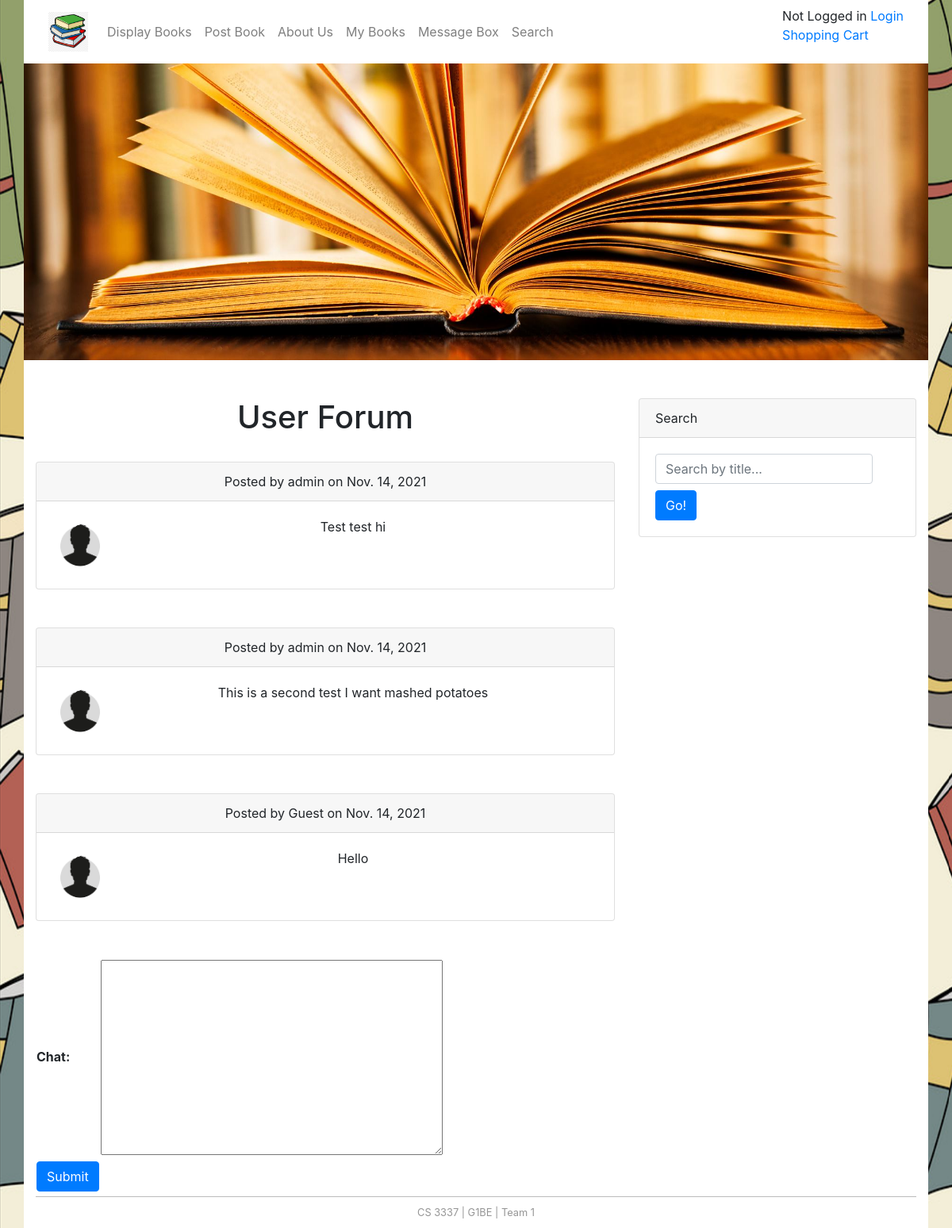
Page /messagebox on the committed database.
### bookMng/models.py (models this page shows, shortened)
class MainMenu(models.Model):
    item = models.CharField(max_length=200, unique=True)
    link = models.CharField(max_length=200, unique=True)

class MessageBox(models.Model):
    chat = models.TextField()
    username = models.ForeignKey(User, blank=True, null=True, on_delete=models.CASCADE)
    publishdate = models.DateField(auto_now=True)

### bookMng/views.py (the view)
# urls.py: path('messagebox', views.messagebox, name='messagebox'),
def messagebox(request):
    chats = MessageBox.objects.all()
    submitted = False
    if request.method == 'POST':
        form = MessageForm(request.POST, request.FILES)
        if form.is_valid():
            book = form.save(commit=False)
            try:
                book.username = request.user
            except Exception:
                pass
            book.save()
            return HttpResponseRedirect('/messagebox?submitted=True')
    else:
        form = MessageForm()
        if 'submitted' in request.GET:
            submitted = True
    return render(request,
                  'bookMng/messagebox.html',
                  {
                      'form': form,
                      'item_list': MainMenu.objects.all(),
                      'submitted': submitted,
                      'chats': chats,
                  })

### bookMng/forms.py
class MessageForm(ModelForm):
    class Meta:
        model = MessageBox
        fields = [
            'chat',
        ]

### bookEx/templates/bookMng/messagebox.html (shortened to what this page needs)
{% extends "base.html" %}
{% load static %}
{% block content %}
<h1 class="header" align="center"> User Forum </h1>
<br>
{% for c in chats %}
<div class="card text-center mb-5">
    <div class="card-header">
        {% if c.username == None %}
        Posted by Guest on {{c.publishdate}}
        {% else %}
        Posted by {{ c.username }} on {{c.publishdate}}
        {% endif %}
    </div>
    <div class="card-body">
        <img src="{% static 'head.jpg' %}" height="70" width="70" align="left">
        <p class="card-text">{{c.chat}}</p>
    </div>
</div>
{% endfor %}
{% if submitted %}
    <h1> Message Sent </h1>
{% else %}
  <form action="" enctype="multipart/form-data" method="post" novalidate>
      <table>
          {{ form.as_table }}
          <tr>
              <td >
                  <input class='btn btn-primary' type="submit" value="Submit">
              </td>
          </tr>
      </table>
  </form>
{% endif %}
{% endblock content %}

### bookEx/templates/base.html (shortened to what this page needs)
{% load static %}
<!DOCTYPE html>
<html lang="en">
<head>
    <link href="{% static 'main1.css' %}" rel="stylesheet" type="text/css">
    <link rel="stylesheet" href="https://stackpath.bootstrapcdn.com/bootstrap/4.3.1/css/bootstrap.min.css">
</head>
<body>
<div class="container">
        <nav class="navbar sticky-top navbar-expand-lg navbar-light" style = "background-color: #ffffff;">
            <a class="navbar-brand" href="\">
             <img src="{% static 'logo.jpg' %}" width="50" height="50" alt="" />
            </a>
            <div class="collapse navbar-collapse" id="navbarNav">
                <ul class="navbar-nav">
                 {% for item in item_list %}
                    <li class="nav-item">
                    <a class="nav-link" href="{{ item.link }}"> {{ item.item }} </a>
                    </li>
                    {% endfor %}
                </ul>
            </div>
            <span style="float: right; align: right;">
                    {% if user.is_authenticated %}
                       {{ user.username }}
                       <a href="{% url 'logout' %}?next=/">Logout</a>
                    {% else %}
                       Not Logged in
                       <a href="{% url 'login' %}?next=/">Login</a>
                    {% endif %}
                <p>
                                <a href="{% url 'purchase' %}"> Shopping Cart </a></p>
                    </span>
        </nav>
        <div id="topbanner" class="row">
            <img src="{% static 'topbanner.jpg' %}" class="img-fluid" alt="" />
        </div>
        <div class="row mt-5">
            <div class="col-8">
                {% block content %}
                {% endblock content %}
            </div>
            <div class="col-4">
                    <div class="card mb-4">
                        <div class="card-header">Search</div>
                        <div class="card-body">
                            <div class="input-group">
                                <form action="{% url 'searchresults' %}" method="get">
                                <input class="form-control mb-2" name = 'q' type="text" placeholder="Search by title..." />
                                <button class="btn btn-primary" id="button-search" type="submit">Go!</button>
                                </form>
                            </div>
                        </div>
                    </div>
            </div>
        </div>
    <footer id="footer"> CS 3337 | G1BE | Team 1</footer>
</div>
</body>
</html>

### bookEx/static/main1.css (style rules this page uses)
body { background-image: url("book_wallpaper.png"); background-repeat: round; }
.container { background-color: #ffffff !important; }
#footer { text-align: center; font-size: 0.8em; margin-top: 5px; padding-top: 10px; padding-bottom: 10px; background-color: #FFFFFF; border-top: thin solid #BBBBBB; clear: both; color: #969696; }

### rows in the picture
MainMenu: item "Display Books"
MainMenu: item "Post Book"
MainMenu: item "About Us"
MainMenu: item "My Books"
MainMenu: item "Message Box"
MainMenu: item "Search"
MessageBox: username "admin", publishdate "Nov. 14, 2021", chat "Test test hi"
MessageBox: username "admin", publishdate "Nov. 14, 2021", chat "This is a second test I want mashed potatoes"
MessageBox: publishdate "Nov. 14, 2021", chat "Hello"
